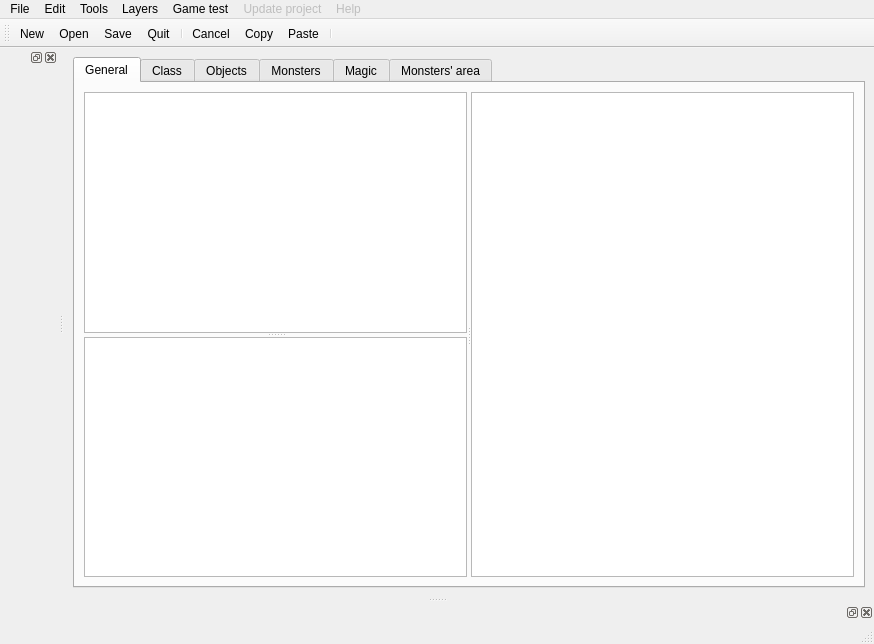
<?xml version="1.0" encoding="UTF-8"?>
<ui version="4.0">
 <class>MainWindow</class>
 <widget class="QMainWindow" name="MainWindow">
  <property name="geometry">
   <rect>
    <x>0</x>
    <y>0</y>
    <width>874</width>
    <height>644</height>
   </rect>
  </property>
  <property name="contextMenuPolicy">
   <enum>Qt::ActionsContextMenu</enum>
  </property>
  <property name="windowTitle">
   <string>MainWindow</string>
  </property>
  <widget class="QWidget" name="centralwidget">
   <layout class="QHBoxLayout" name="horizontalLayout">
    <item>
     <widget class="QTabWidget" name="tabObjects">
      <property name="currentIndex">
       <number>0</number>
      </property>
      <widget class="QWidget" name="tabGeneral">
       <property name="layoutDirection">
        <enum>Qt::LeftToRight</enum>
       </property>
       <attribute name="title">
        <string>General</string>
       </attribute>
       <layout class="QHBoxLayout" name="horizontalLayout_2">
        <item>
         <widget class="QSplitter" name="splitter_2">
          <property name="orientation">
           <enum>Qt::Horizontal</enum>
          </property>
          <widget class="QSplitter" name="splitter">
           <property name="orientation">
            <enum>Qt::Vertical</enum>
           </property>
           <widget class="QGraphicsView" name="graphicsViewChipset">
            <property name="mouseTracking">
             <bool>true</bool>
            </property>
            <property name="alignment">
             <set>Qt::AlignLeading|Qt::AlignLeft|Qt::AlignTop</set>
            </property>
           </widget>
           <widget class="MapsTreeView" name="treeViewMaps">
            <property name="contextMenuPolicy">
             <enum>Qt::CustomContextMenu</enum>
            </property>
            <property name="editTriggers">
             <set>QAbstractItemView::NoEditTriggers</set>
            </property>
            <property name="itemsExpandable">
             <bool>true</bool>
            </property>
            <property name="expandsOnDoubleClick">
             <bool>false</bool>
            </property>
           </widget>
          </widget>
          <widget class="QGraphicsView" name="graphicsViewMap">
           <property name="mouseTracking">
            <bool>true</bool>
           </property>
           <property name="alignment">
            <set>Qt::AlignLeading|Qt::AlignLeft|Qt::AlignTop</set>
           </property>
          </widget>
         </widget>
        </item>
       </layout>
      </widget>
      <widget class="QWidget" name="tabClass">
       <attribute name="title">
        <string>Class</string>
       </attribute>
       <layout class="QHBoxLayout" name="tabClassHorizontalLayout">
        <item>
         <widget class="QListWidget" name="listWidget"/>
        </item>
        <item>
         <layout class="QVBoxLayout" name="verticalLayout">
          <item>
           <layout class="QHBoxLayout" name="horizontalLayout_6">
            <item>
             <widget class="QPushButton" name="addClassButon">
              <property name="text">
               <string>Add a class</string>
              </property>
             </widget>
            </item>
            <item>
             <widget class="QPushButton" name="deleteClassButon">
              <property name="text">
               <string>Delete a class</string>
              </property>
             </widget>
            </item>
           </layout>
          </item>
          <item>
           <layout class="QGridLayout" name="gridLayout">
            <item row="0" column="1">
             <widget class="QLineEdit" name="classNameLineEdit"/>
            </item>
            <item row="2" column="0">
             <widget class="QLabel" name="classInjurySoundLabel">
              <property name="text">
               <string>Injury sound :</string>
              </property>
             </widget>
            </item>
            <item row="3" column="0">
             <widget class="QLabel" name="classConcentratioSoundLabel">
              <property name="text">
               <string>Concentration sound :</string>
              </property>
             </widget>
            </item>
            <item row="1" column="1">
             <widget class="QLineEdit" name="classAttaqueSoundLineEdit"/>
            </item>
            <item row="2" column="1">
             <widget class="QLineEdit" name="classInjurySoundLineEdit"/>
            </item>
            <item row="3" column="1">
             <widget class="QLineEdit" name="classConcentrationSoundLineEdit"/>
            </item>
            <item row="1" column="0">
             <widget class="QLabel" name="classAttackSoundLabel">
              <property name="text">
               <string>Attack sound :</string>
              </property>
             </widget>
            </item>
            <item row="0" column="0">
             <widget class="QLabel" name="classNameLabel">
              <property name="text">
               <string>Name :</string>
              </property>
             </widget>
            </item>
            <item row="1" column="2">
             <widget class="QPushButton" name="classAttackSoundPathButon">
              <property name="text">
               <string>...</string>
              </property>
             </widget>
            </item>
            <item row="2" column="2">
             <widget class="QPushButton" name="classInjurySoundPathButon">
              <property name="text">
               <string>...</string>
              </property>
             </widget>
            </item>
            <item row="3" column="2">
             <widget class="QPushButton" name="classConcentrationSoundPathButon">
              <property name="text">
               <string>...</string>
              </property>
             </widget>
            </item>
           </layout>
          </item>
          <item>
           <layout class="QHBoxLayout" name="horizontalLayout_10">
            <item>
             <layout class="QFormLayout" name="formLayout_2">
              <item row="0" column="0">
               <widget class="QLabel" name="label">
                <property name="text">
                 <string>Max force :</string>
                </property>
               </widget>
              </item>
              <item row="1" column="0">
               <widget class="QLabel" name="label_2">
                <property name="text">
                 <string>Max dexterity :</string>
                </property>
               </widget>
              </item>
              <item row="2" column="0">
               <widget class="QLabel" name="label_3">
                <property name="text">
                 <string>Max constitution :</string>
                </property>
               </widget>
              </item>
              <item row="3" column="0">
               <widget class="QLabel" name="label_4">
                <property name="text">
                 <string>Max magic :</string>
                </property>
               </widget>
              </item>
              <item row="4" column="0">
               <widget class="QLabel" name="label_5">
                <property name="text">
                 <string>Max floor :</string>
                </property>
               </widget>
              </item>
              <item row="5" column="0">
               <widget class="QLabel" name="label_6">
                <property name="text">
                 <string>Floor up point :</string>
                </property>
               </widget>
              </item>
              <item row="0" column="1">
               <widget class="QSpinBox" name="spinBox"/>
              </item>
              <item row="1" column="1">
               <widget class="QSpinBox" name="spinBox_2"/>
              </item>
              <item row="2" column="1">
               <widget class="QSpinBox" name="spinBox_3"/>
              </item>
              <item row="3" column="1">
               <widget class="QSpinBox" name="spinBox_4"/>
              </item>
              <item row="4" column="1">
               <widget class="QSpinBox" name="spinBox_5"/>
              </item>
              <item row="5" column="1">
               <widget class="QSpinBox" name="spinBox_6"/>
              </item>
              <item row="6" column="0">
               <widget class="QLabel" name="label_36">
                <property name="text">
                 <string>Infinite capacity = -1</string>
                </property>
               </widget>
              </item>
             </layout>
            </item>
            <item>
             <layout class="QFormLayout" name="formLayout_3">
              <item row="0" column="0">
               <widget class="QLabel" name="label_7">
                <property name="text">
                 <string>Initial strength :</string>
                </property>
               </widget>
              </item>
              <item row="1" column="0">
               <widget class="QLabel" name="label_8">
                <property name="text">
                 <string>Initial dexterity :</string>
                </property>
               </widget>
              </item>
              <item row="2" column="0">
               <widget class="QLabel" name="label_9">
                <property name="text">
                 <string>Initial constitution :</string>
                </property>
               </widget>
              </item>
              <item row="3" column="0">
               <widget class="QLabel" name="label_10">
                <property name="text">
                 <string>Initial magic :</string>
                </property>
               </widget>
              </item>
              <item row="0" column="1">
               <widget class="QSpinBox" name="spinBox_7"/>
              </item>
              <item row="1" column="1">
               <widget class="QSpinBox" name="spinBox_8"/>
              </item>
              <item row="2" column="1">
               <widget class="QSpinBox" name="spinBox_9"/>
              </item>
              <item row="3" column="1">
               <widget class="QSpinBox" name="spinBox_10"/>
              </item>
             </layout>
            </item>
            <item>
             <layout class="QFormLayout" name="formLayout_4">
              <item row="0" column="0">
               <widget class="QLabel" name="label_11">
                <property name="text">
                 <string>Offensive index :</string>
                </property>
               </widget>
              </item>
              <item row="1" column="0">
               <widget class="QLabel" name="label_12">
                <property name="text">
                 <string>Defensive index :</string>
                </property>
               </widget>
              </item>
              <item row="2" column="0">
               <widget class="QLabel" name="label_13">
                <property name="text">
                 <string>Power index :</string>
                </property>
               </widget>
              </item>
              <item row="3" column="0">
               <widget class="QLabel" name="label_14">
                <property name="text">
                 <string>Vitality index :</string>
                </property>
               </widget>
              </item>
              <item row="4" column="0">
               <widget class="QLabel" name="label_15">
                <property name="text">
                 <string>Magic index :</string>
                </property>
               </widget>
              </item>
              <item row="0" column="1">
               <widget class="QSpinBox" name="spinBox_11"/>
              </item>
              <item row="1" column="1">
               <widget class="QSpinBox" name="spinBox_12"/>
              </item>
              <item row="2" column="1">
               <widget class="QSpinBox" name="spinBox_13"/>
              </item>
              <item row="3" column="1">
               <widget class="QSpinBox" name="spinBox_14"/>
              </item>
              <item row="4" column="1">
               <widget class="QSpinBox" name="spinBox_15"/>
              </item>
             </layout>
            </item>
           </layout>
          </item>
          <item>
           <spacer name="verticalSpacer">
            <property name="orientation">
             <enum>Qt::Vertical</enum>
            </property>
            <property name="sizeHint" stdset="0">
             <size>
              <width>20</width>
              <height>40</height>
             </size>
            </property>
           </spacer>
          </item>
         </layout>
        </item>
        <item>
         <spacer name="horizontalSpacer_3">
          <property name="orientation">
           <enum>Qt::Horizontal</enum>
          </property>
          <property name="sizeHint" stdset="0">
           <size>
            <width>40</width>
            <height>20</height>
           </size>
          </property>
         </spacer>
        </item>
        <item>
         <spacer name="horizontalSpacer">
          <property name="orientation">
           <enum>Qt::Horizontal</enum>
          </property>
          <property name="sizeHint" stdset="0">
           <size>
            <width>40</width>
            <height>20</height>
           </size>
          </property>
         </spacer>
        </item>
        <item>
         <spacer name="horizontalSpacer_2">
          <property name="orientation">
           <enum>Qt::Horizontal</enum>
          </property>
          <property name="sizeHint" stdset="0">
           <size>
            <width>40</width>
            <height>20</height>
           </size>
          </property>
         </spacer>
        </item>
       </layout>
      </widget>
      <widget class="QWidget" name="tabObject">
       <attribute name="title">
        <string>Objects</string>
       </attribute>
      </widget>
      <widget class="QWidget" name="tabMonsters">
       <attribute name="title">
        <string>Monsters</string>
       </attribute>
      </widget>
      <widget class="QWidget" name="tabMagic">
       <attribute name="title">
        <string>Magic</string>
       </attribute>
      </widget>
      <widget class="QWidget" name="tabMonsterArea">
       <attribute name="title">
        <string>Monsters' area</string>
       </attribute>
      </widget>
     </widget>
    </item>
   </layout>
  </widget>
  <widget class="QMenuBar" name="menubar">
   <property name="geometry">
    <rect>
     <x>0</x>
     <y>0</y>
     <width>874</width>
     <height>22</height>
    </rect>
   </property>
   <widget class="QMenu" name="menuFile">
    <property name="title">
     <string>File</string>
    </property>
    <addaction name="actionNew"/>
    <addaction name="actionOpen"/>
    <addaction name="actionSave"/>
    <addaction name="separator"/>
    <addaction name="actionImport_project"/>
    <addaction name="actionImport_map"/>
    <addaction name="separator"/>
    <addaction name="actionClean_project"/>
    <addaction name="actionMaps_without_parents"/>
    <addaction name="actionFind_a_map"/>
    <addaction name="actionCheck_the_map"/>
    <addaction name="separator"/>
    <addaction name="actionDelete_test_character"/>
    <addaction name="separator"/>
    <addaction name="actionQuit"/>
   </widget>
   <widget class="QMenu" name="menuEdit">
    <property name="title">
     <string>Edit</string>
    </property>
    <addaction name="actionUndo"/>
    <addaction name="separator"/>
    <addaction name="actionCut"/>
    <addaction name="actionCopy"/>
    <addaction name="actionPaste"/>
   </widget>
   <widget class="QMenu" name="menuUpdate_project">
    <property name="enabled">
     <bool>false</bool>
    </property>
    <property name="title">
     <string>Update project</string>
    </property>
   </widget>
   <widget class="QMenu" name="menuHelp">
    <property name="enabled">
     <bool>false</bool>
    </property>
    <property name="title">
     <string>Help</string>
    </property>
   </widget>
   <widget class="QMenu" name="menuTools">
    <property name="title">
     <string>Tools</string>
    </property>
    <addaction name="separator"/>
   </widget>
   <widget class="QMenu" name="menuLayers">
    <property name="title">
     <string>Layers</string>
    </property>
    <addaction name="actionLow_layer_1"/>
    <addaction name="actionLow_layer_2"/>
    <addaction name="actionHigh_layer_1"/>
    <addaction name="actionHigh_layer_2"/>
    <addaction name="separator"/>
    <addaction name="actionBlocking_layer"/>
    <addaction name="separator"/>
    <addaction name="actionEvents_layer"/>
    <addaction name="separator"/>
    <addaction name="actionQuick_go_admin"/>
    <addaction name="actionStarting_point"/>
    <addaction name="actionRespawn_point"/>
   </widget>
   <widget class="QMenu" name="menuGame_test">
    <property name="title">
     <string>Game test</string>
    </property>
    <addaction name="actionLaunch_test"/>
    <addaction name="separator"/>
    <addaction name="actionActivate_fullscreen"/>
    <addaction name="actionActivate_music"/>
    <addaction name="actionActivate_character_setting"/>
   </widget>
   <addaction name="menuFile"/>
   <addaction name="menuEdit"/>
   <addaction name="menuTools"/>
   <addaction name="menuLayers"/>
   <addaction name="menuGame_test"/>
   <addaction name="menuUpdate_project"/>
   <addaction name="menuHelp"/>
  </widget>
  <widget class="QStatusBar" name="statusbar"/>
  <widget class="QToolBar" name="toolBar">
   <property name="windowTitle">
    <string>toolBar</string>
   </property>
   <attribute name="toolBarArea">
    <enum>TopToolBarArea</enum>
   </attribute>
   <attribute name="toolBarBreak">
    <bool>false</bool>
   </attribute>
   <addaction name="actionNew"/>
   <addaction name="actionOpen"/>
   <addaction name="actionSave"/>
   <addaction name="actionQuit"/>
   <addaction name="separator"/>
   <addaction name="actionUndo"/>
   <addaction name="actionCopy"/>
   <addaction name="actionPaste"/>
   <addaction name="separator"/>
  </widget>
  <widget class="QDockWidget" name="dockWidgetMapFloorsList">
   <attribute name="dockWidgetArea">
    <number>1</number>
   </attribute>
   <widget class="MapFloorsList::FloorListWidget" name="widgetMapFloorsList"/>
  </widget>
  <widget class="QDockWidget" name="dockWidgetDrawingToolbox">
   <attribute name="dockWidgetArea">
    <number>8</number>
   </attribute>
   <widget class="DrawingToolBarWidget" name="widgetDrawingToolbox"/>
  </widget>
  <action name="actionNew">
   <property name="icon">
    <iconset resource="../icons.qrc">
     <normaloff>:/icons/newProject_Icon.png</normaloff>:/icons/newProject_Icon.png</iconset>
   </property>
   <property name="text">
    <string>New</string>
   </property>
   <property name="toolTip">
    <string>Create a new project</string>
   </property>
   <property name="shortcut">
    <string>Ctrl+N</string>
   </property>
  </action>
  <action name="actionOpen">
   <property name="icon">
    <iconset resource="../icons.qrc">
     <normaloff>:/icons/openProject_Icon.png</normaloff>:/icons/openProject_Icon.png</iconset>
   </property>
   <property name="text">
    <string>Open</string>
   </property>
   <property name="toolTip">
    <string>Open an existant project</string>
   </property>
   <property name="shortcut">
    <string>Ctrl+O</string>
   </property>
  </action>
  <action name="actionSave">
   <property name="icon">
    <iconset resource="../icons.qrc">
     <normaloff>:/icons/save_Icon.png</normaloff>:/icons/save_Icon.png</iconset>
   </property>
   <property name="text">
    <string>Save</string>
   </property>
   <property name="toolTip">
    <string>Save the project</string>
   </property>
   <property name="shortcut">
    <string>Ctrl+S</string>
   </property>
  </action>
  <action name="actionImport_project">
   <property name="text">
    <string>Import project</string>
   </property>
  </action>
  <action name="actionImport_map">
   <property name="text">
    <string>Import map</string>
   </property>
  </action>
  <action name="actionQuit">
   <property name="icon">
    <iconset resource="../icons.qrc">
     <normaloff>:/icons/quit_Icon.png</normaloff>:/icons/quit_Icon.png</iconset>
   </property>
   <property name="text">
    <string>Quit</string>
   </property>
   <property name="toolTip">
    <string>Quit the editor</string>
   </property>
   <property name="shortcut">
    <string>Ctrl+Q</string>
   </property>
  </action>
  <action name="actionUndo">
   <property name="icon">
    <iconset resource="../icons.qrc">
     <normaloff>:/icons/cancel_Icon.png</normaloff>:/icons/cancel_Icon.png</iconset>
   </property>
   <property name="text">
    <string>Cancel</string>
   </property>
   <property name="toolTip">
    <string>Cancel the previous action</string>
   </property>
   <property name="shortcut">
    <string>Ctrl+Z</string>
   </property>
  </action>
  <action name="actionCopy">
   <property name="icon">
    <iconset resource="../icons.qrc">
     <normaloff>:/icons/copy_Icon.png</normaloff>:/icons/copy_Icon.png</iconset>
   </property>
   <property name="text">
    <string>Copy</string>
   </property>
   <property name="toolTip">
    <string>Copy selected evenement(s)/cell(s)</string>
   </property>
   <property name="shortcut">
    <string>Ctrl+C</string>
   </property>
  </action>
  <action name="actionPaste">
   <property name="icon">
    <iconset resource="../icons.qrc">
     <normaloff>:/icons/past_Icon.png</normaloff>:/icons/past_Icon.png</iconset>
   </property>
   <property name="text">
    <string>Paste</string>
   </property>
   <property name="toolTip">
    <string>Paste event(s)/cell(s) previously copy</string>
   </property>
   <property name="shortcut">
    <string>Ctrl+V</string>
   </property>
  </action>
  <action name="actionClean_project">
   <property name="text">
    <string>Clean project</string>
   </property>
  </action>
  <action name="actionMaps_without_parents">
   <property name="text">
    <string>Maps without parents</string>
   </property>
  </action>
  <action name="actionFind_a_map">
   <property name="text">
    <string>Find a map</string>
   </property>
  </action>
  <action name="actionCheck_the_map">
   <property name="text">
    <string>Check the map</string>
   </property>
  </action>
  <action name="actionPen">
   <property name="checkable">
    <bool>true</bool>
   </property>
   <property name="icon">
    <iconset resource="../icons.qrc">
     <normaloff>:/icons/icon_pen.png</normaloff>:/icons/icon_pen.png</iconset>
   </property>
   <property name="text">
    <string>Pen</string>
   </property>
   <property name="shortcut">
    <string>Shift+S</string>
   </property>
  </action>
  <action name="actionRectangle">
   <property name="checkable">
    <bool>true</bool>
   </property>
   <property name="icon">
    <iconset resource="../icons.qrc">
     <normaloff>:/icons/icon_rect.png</normaloff>:/icons/icon_rect.png</iconset>
   </property>
   <property name="text">
    <string>Rectangle</string>
   </property>
   <property name="shortcut">
    <string>Shift+D</string>
   </property>
  </action>
  <action name="actionLow_layer_1">
   <property name="checkable">
    <bool>true</bool>
   </property>
   <property name="enabled">
    <bool>false</bool>
   </property>
   <property name="icon">
    <iconset resource="../icons.qrc">
     <normaloff>:/icons/icon_layer0.png</normaloff>:/icons/icon_layer0.png</iconset>
   </property>
   <property name="text">
    <string>Low layer 1</string>
   </property>
   <property name="shortcut">
    <string>Shift+A</string>
   </property>
  </action>
  <action name="actionLow_layer_2">
   <property name="checkable">
    <bool>true</bool>
   </property>
   <property name="enabled">
    <bool>false</bool>
   </property>
   <property name="icon">
    <iconset resource="../icons.qrc">
     <normaloff>:/icons/icon_layer1.png</normaloff>:/icons/icon_layer1.png</iconset>
   </property>
   <property name="text">
    <string>Low layer 2</string>
   </property>
   <property name="shortcut">
    <string>Shift+Z</string>
   </property>
  </action>
  <action name="actionHigh_layer_1">
   <property name="checkable">
    <bool>true</bool>
   </property>
   <property name="enabled">
    <bool>false</bool>
   </property>
   <property name="icon">
    <iconset resource="../icons.qrc">
     <normaloff>:/icons/icon_layer2.png</normaloff>:/icons/icon_layer2.png</iconset>
   </property>
   <property name="text">
    <string>High layer 1</string>
   </property>
   <property name="shortcut">
    <string>Shift+E</string>
   </property>
  </action>
  <action name="actionEvents_layer">
   <property name="checkable">
    <bool>true</bool>
   </property>
   <property name="icon">
    <iconset resource="../icons.qrc">
     <normaloff>:/icons/icon_layerEvent.png</normaloff>:/icons/icon_layerEvent.png</iconset>
   </property>
   <property name="text">
    <string>Events layer</string>
   </property>
   <property name="shortcut">
    <string>Shift+Y</string>
   </property>
  </action>
  <action name="actionSelection">
   <property name="checkable">
    <bool>true</bool>
   </property>
   <property name="icon">
    <iconset resource="../icons.qrc">
     <normaloff>:/icons/icon_selection.png</normaloff>:/icons/icon_selection.png</iconset>
   </property>
   <property name="text">
    <string>Selection</string>
   </property>
   <property name="shortcut">
    <string>Shift+Q</string>
   </property>
  </action>
  <action name="actionQuick_go_admin">
   <property name="checkable">
    <bool>true</bool>
   </property>
   <property name="icon">
    <iconset resource="../icons.qrc">
     <normaloff>:/icons/icon_prog1.png</normaloff>:/icons/icon_prog1.png</iconset>
   </property>
   <property name="text">
    <string>Quick go (admin)</string>
   </property>
   <property name="shortcut">
    <string>Shift+U</string>
   </property>
  </action>
  <action name="actionStarting_point">
   <property name="checkable">
    <bool>true</bool>
   </property>
   <property name="enabled">
    <bool>false</bool>
   </property>
   <property name="icon">
    <iconset resource="../icons.qrc">
     <normaloff>:/icons/icon_prog2.png</normaloff>:/icons/icon_prog2.png</iconset>
   </property>
   <property name="text">
    <string>Starting point</string>
   </property>
   <property name="shortcut">
    <string>Shift+I</string>
   </property>
  </action>
  <action name="actionRespawn_point">
   <property name="checkable">
    <bool>true</bool>
   </property>
   <property name="icon">
    <iconset resource="../icons.qrc">
     <normaloff>:/icons/icon_prog3.png</normaloff>:/icons/icon_prog3.png</iconset>
   </property>
   <property name="text">
    <string>Respawn point</string>
   </property>
   <property name="shortcut">
    <string>Shift+O</string>
   </property>
  </action>
  <action name="actionLaunch_test">
   <property name="checkable">
    <bool>false</bool>
   </property>
   <property name="icon">
    <iconset resource="../icons.qrc">
     <normaloff>:/icons/icon_launch.png</normaloff>:/icons/icon_launch.png</iconset>
   </property>
   <property name="text">
    <string>Launch test</string>
   </property>
   <property name="shortcut">
    <string>F9</string>
   </property>
  </action>
  <action name="actionActivate_fullscreen">
   <property name="checkable">
    <bool>true</bool>
   </property>
   <property name="icon">
    <iconset resource="../icons.qrc">
     <normaloff>:/icons/icon_fullscreen.png</normaloff>:/icons/icon_fullscreen.png</iconset>
   </property>
   <property name="text">
    <string>Activate fullscreen</string>
   </property>
  </action>
  <action name="actionActivate_music">
   <property name="checkable">
    <bool>true</bool>
   </property>
   <property name="icon">
    <iconset resource="../icons.qrc">
     <normaloff>:/icons/icon_music.png</normaloff>:/icons/icon_music.png</iconset>
   </property>
   <property name="text">
    <string>Activate music</string>
   </property>
  </action>
  <action name="actionActivate_character_setting">
   <property name="checkable">
    <bool>true</bool>
   </property>
   <property name="icon">
    <iconset resource="../icons.qrc">
     <normaloff>:/icons/icon_prog4.png</normaloff>:/icons/icon_prog4.png</iconset>
   </property>
   <property name="text">
    <string>Activate character setting</string>
   </property>
  </action>
  <action name="actionDelete_test_character">
   <property name="text">
    <string>Delete test character</string>
   </property>
  </action>
  <action name="actionPath">
   <property name="checkable">
    <bool>true</bool>
   </property>
   <property name="icon">
    <iconset resource="../icons.qrc">
     <normaloff>:/icons/icon_penpath.png</normaloff>:/icons/icon_penpath.png</iconset>
   </property>
   <property name="text">
    <string>Path</string>
   </property>
   <property name="shortcut">
    <string>Shift+F</string>
   </property>
  </action>
  <action name="actionBlocking_layer">
   <property name="checkable">
    <bool>true</bool>
   </property>
   <property name="enabled">
    <bool>false</bool>
   </property>
   <property name="icon">
    <iconset resource="../icons.qrc">
     <normaloff>:/icons/icon_blocking.png</normaloff>:/icons/icon_blocking.png</iconset>
   </property>
   <property name="text">
    <string>Blocking layer</string>
   </property>
   <property name="shortcut">
    <string>Shift+T</string>
   </property>
  </action>
  <action name="actionCut">
   <property name="text">
    <string>Cut</string>
   </property>
   <property name="shortcut">
    <string>Ctrl+X</string>
   </property>
  </action>
  <action name="actionHigh_layer_2">
   <property name="checkable">
    <bool>true</bool>
   </property>
   <property name="enabled">
    <bool>false</bool>
   </property>
   <property name="icon">
    <iconset resource="../icons.qrc">
     <normaloff>:/icons/icon_layer3.png</normaloff>:/icons/icon_layer3.png</iconset>
   </property>
   <property name="text">
    <string>High layer 2</string>
   </property>
   <property name="shortcut">
    <string>Shift+R</string>
   </property>
  </action>
 </widget>
 <customwidgets>
  <customwidget>
   <class>MapsTreeView</class>
   <extends>QTreeView</extends>
   <header>mapsTreeView.hpp</header>
  </customwidget>
  <customwidget>
   <class>MapFloorsList::FloorListWidget</class>
   <extends>QWidget</extends>
   <header>widget_mapFloorsList/widget.hpp</header>
   <container>1</container>
  </customwidget>
  <customwidget>
   <class>DrawingToolBarWidget</class>
   <extends>QWidget</extends>
   <header>drawingToolbarWidget.hpp</header>
   <container>1</container>
  </customwidget>
 </customwidgets>
 <resources>
  <include location="../icons.qrc"/>
 </resources>
 <connections/>
 <slots>
  <slot>newProject()</slot>
  <slot>openProject()</slot>
  <slot>saveProject()</slot>
  <slot>selectCurrentMap(QModelIndex)</slot>
  <slot>onCancel()</slot>
  <slot>onCut()</slot>
  <slot>onCopy()</slot>
  <slot>onPaste()</slot>
 </slots>
</ui>
